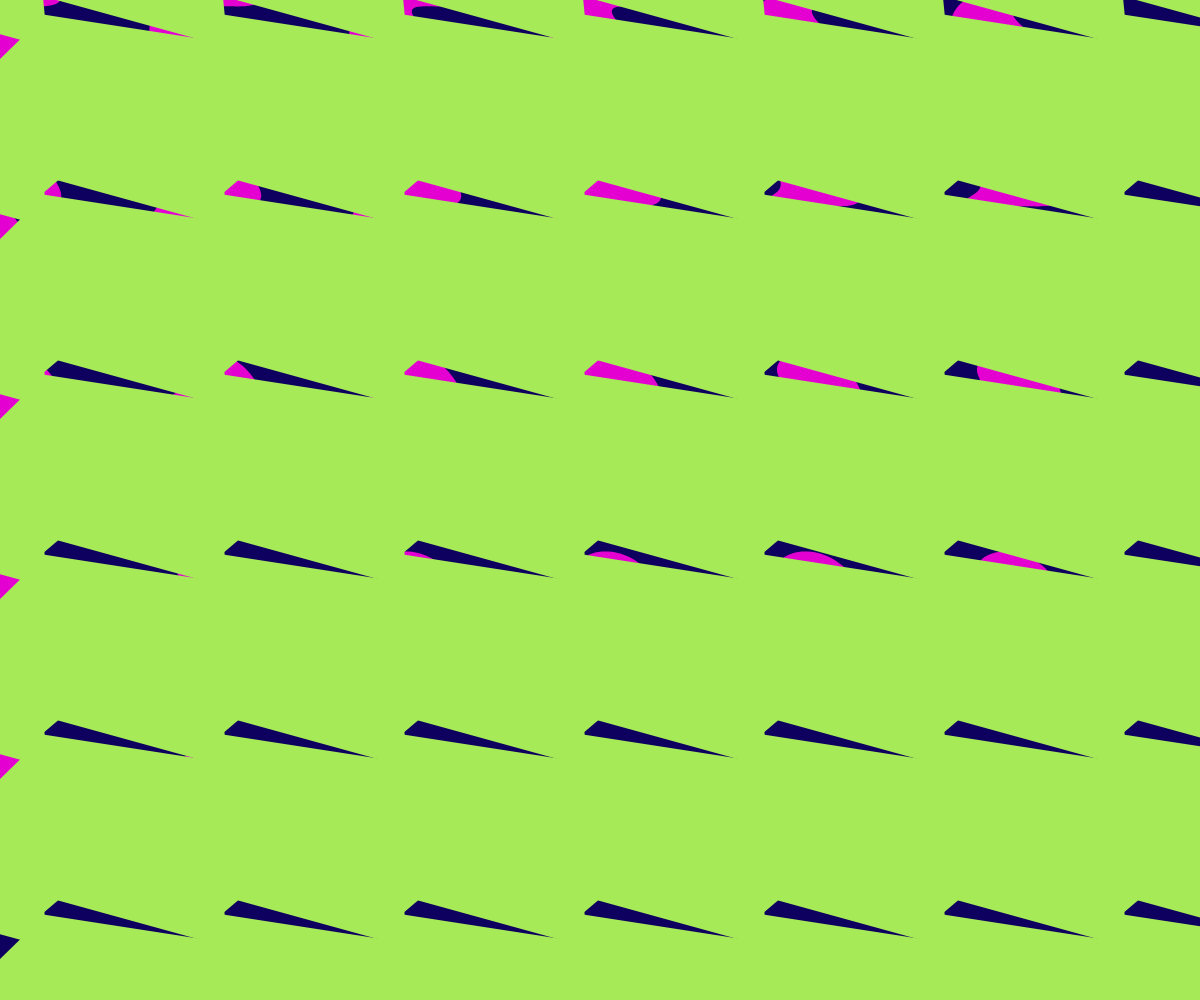
Frame 1 (no input)
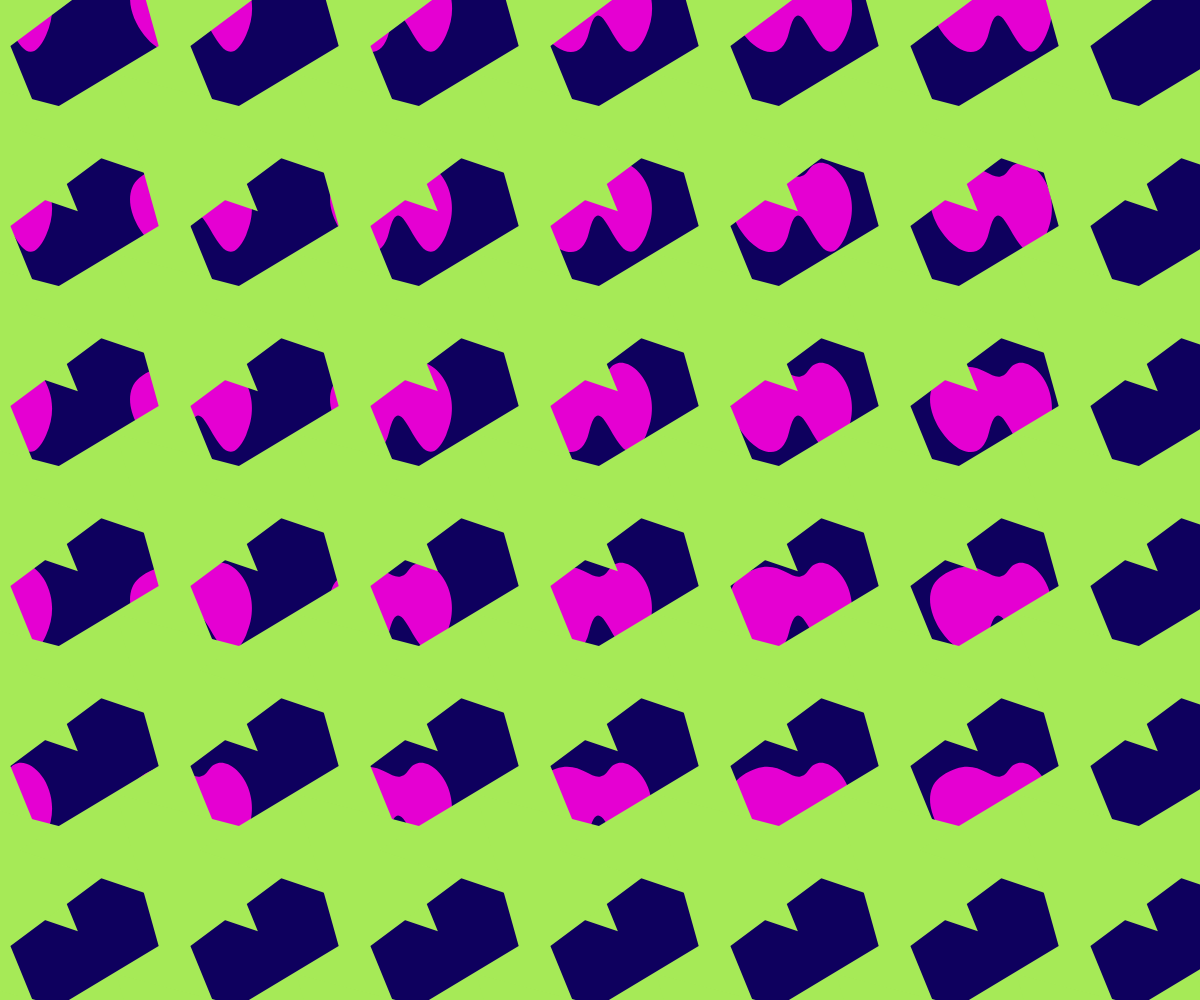
Frame 60 (no input)
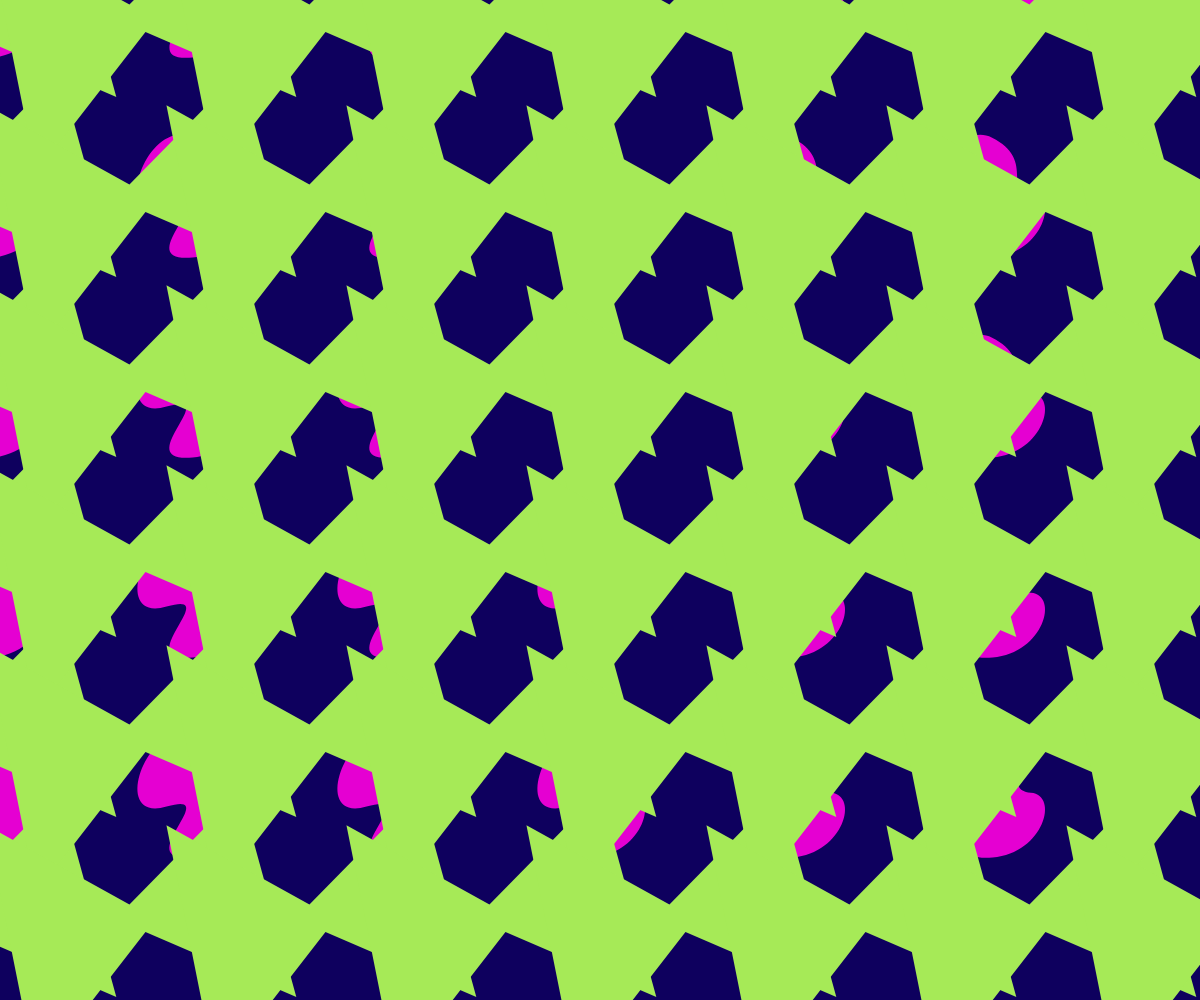
Frame 120 (the mouse pressed at the canvas centre since frame 60)

The p5.js sketch that drew these frames (run headless with seeded random() and noise() and a simulated clock; from frame 60 on, the mouse is pressed at the canvas centre):

// p5.js sketch
// ── sketch.js
let rad=0;
rad2=0;

function setup() {
  createCanvas(windowWidth, windowHeight);
}

function draw() {
  background('#0e005e');

  //first layer 
  for (let x =0; x<width; x+=200) {
    for (let y =0; y<height; y+=200) {

      push();
      translate(x,y);
      rotate(rad);
      noStroke();
      fill('#e500d2');
      scale(0.1);
      beginShape();

      //shape 1
      vertex(538.71,-213.76);
      bezierVertex(248.31,-641.36,-333.29,-494.26,-213.79,-234.26);
      bezierVertex(-94.29,25.74,-526.79,-113.26,-506.29,370.74);
      bezierVertex(-485.79,854.74,653.21,686.74,219.71,260.24);
      bezierVertex(-213.79,-166.26,901.71,320.74,538.71,-213.76);
      
      endShape();
      pop();
    }
  }
 

  //second layer
  for (let x=0; x<width+1000; x+=180) {
    for (let y=0; y<height+2000; y+=180) {

    push(); 
    translate(x, y);
    rotate(rad2);
    noStroke();
    fill('#A6EA57');
    scale(0.6);
    
    beginShape();
    vertex(47.5, -248);
    vertex(-206, 0);
    vertex(47.5, 70);
    vertex(47.5, 342.5);
    vertex(368.5, 70);
    vertex(74.5, 24.5);
    endShape(CLOSE); 
    
    pop();
    }
  }
  rad+=PI/180;
  rad2+=PI/180;
}
